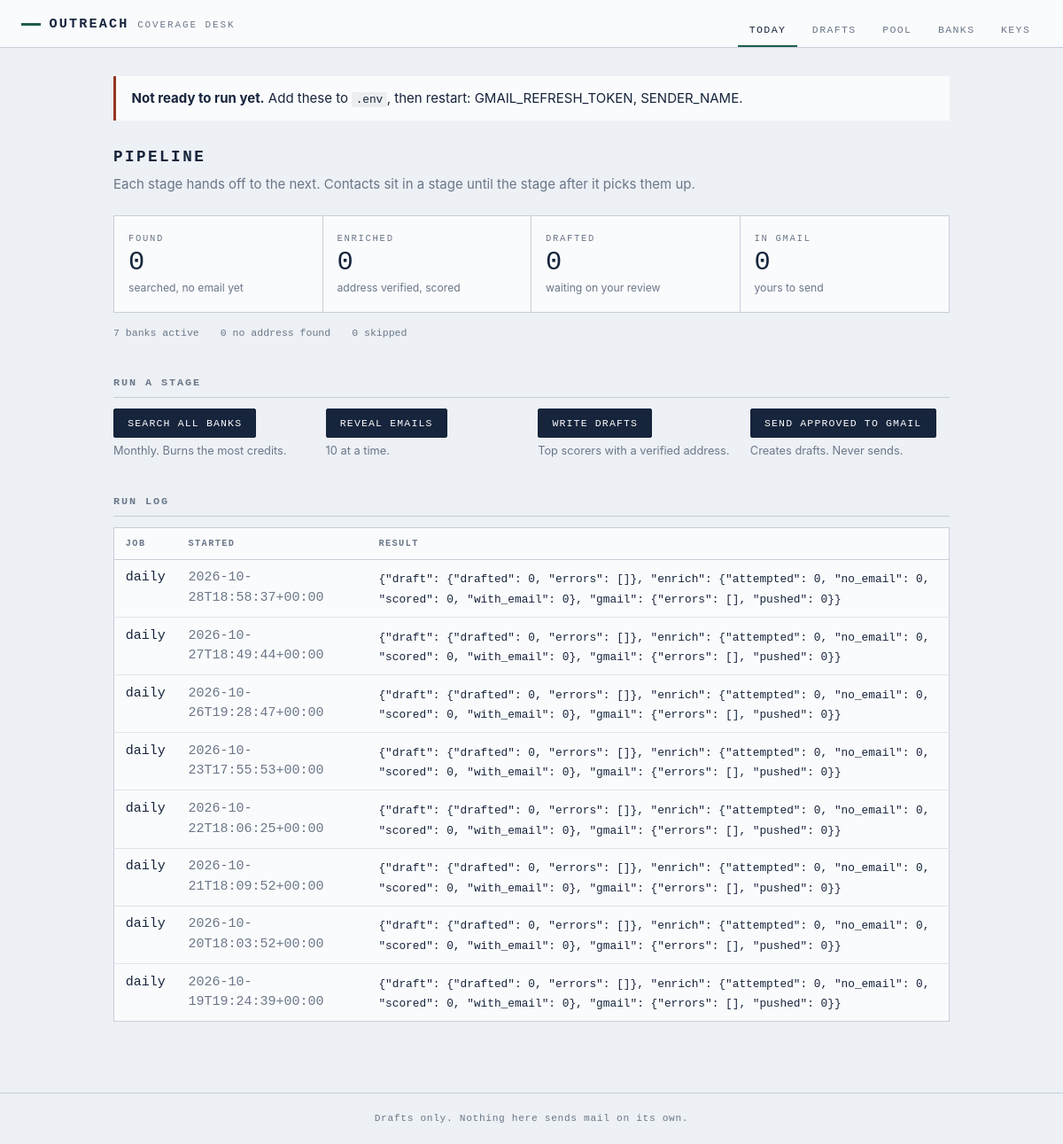
Before: / with the older database file.
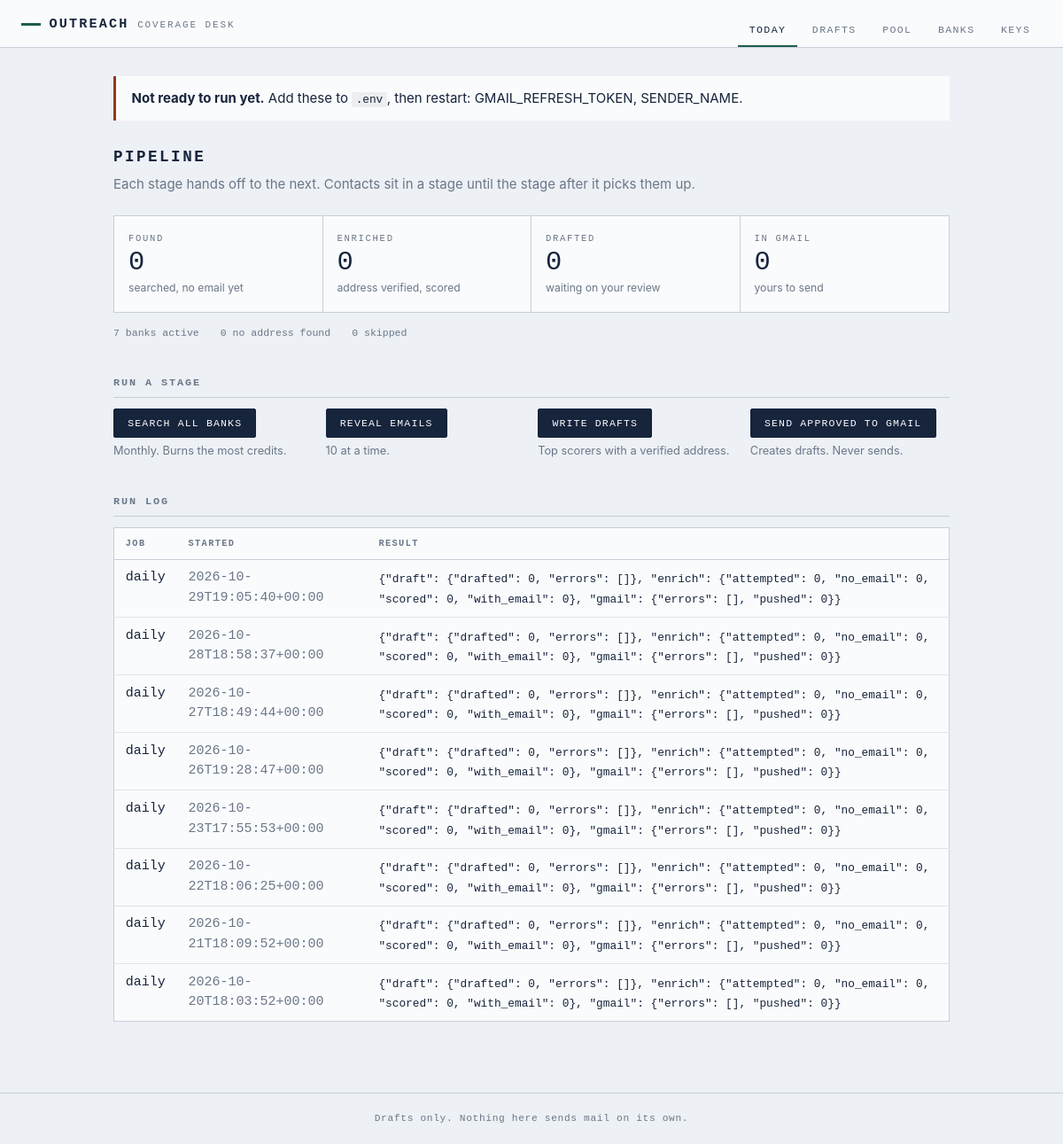
After: the same page with the newer database file.
### tables this page shows
CREATE TABLE runs (
    id          INTEGER PRIMARY KEY,
    kind        TEXT,
    started_at  TEXT,
    finished_at TEXT,
    stats       TEXT,
    error       TEXT
);

### web/app.py (the view)
@app.get("/", response_class=HTMLResponse)
def dashboard(request: Request):
    with db.session() as conn:
        counts = db.counts(conn)
        runs = [dict(r) for r in db.recent_runs(conn, 8)]
    for r in runs:
        r["stats"] = json.loads(r["stats"]) if r["stats"] else {}
    return render(request, "dashboard.html", counts=counts, runs=runs,
                  gaps=settings.missing())

### web/templates/dashboard.html
{% extends "base.html" %}
{% block content %}
{% if gaps %}
<div class="notice">
  <p><strong>Not ready to run yet.</strong> Add these to <code>.env</code>, then
  restart: {{ gaps | join(", ") }}.</p>
</div>
{% endif %}
<section class="stage-flow">
  <h1>Pipeline</h1>
  <p class="lede">Each stage hands off to the next. Contacts sit in a stage until
  the stage after it picks them up.</p>
  <ol class="stages">
    <li>
      <span class="stage-name">Found</span>
      <span class="stage-count">{{ counts.get('new', 0) }}</span>
      <span class="stage-note">searched, no email yet</span>
    </li>
    <li>
      <span class="stage-name">Enriched</span>
      <span class="stage-count">{{ counts.get('enriched', 0) }}</span>
      <span class="stage-note">address verified, scored</span>
    </li>
    <li>
      <span class="stage-name">Drafted</span>
      <span class="stage-count">{{ counts.get('drafted', 0) }}</span>
      <span class="stage-note">waiting on your review</span>
    </li>
    <li>
      <span class="stage-name">In Gmail</span>
      <span class="stage-count">{{ counts.get('queued', 0) }}</span>
      <span class="stage-note">yours to send</span>
    </li>
  </ol>
  <div class="stage-aside">
    <span>{{ counts.get('banks', 0) }} banks active</span>
    <span>{{ counts.get('no_email', 0) }} no address found</span>
    <span>{{ counts.get('skipped', 0) }} skipped</span>
  </div>
</section>
<section class="controls">
  <h2>Run a stage</h2>
  <div class="control-row">
    <form method="post" action="/run/refresh">
      <button type="submit">Search all banks</button>
      <span class="hint">Monthly. Burns the most credits.</span>
    </form>
    <form method="post" action="/run/enrich">
      <button type="submit">Reveal emails</button>
      <span class="hint">{{ cfg.enrich_batch if cfg else 10 }} at a time.</span>
    </form>
    <form method="post" action="/run/draft">
      <button type="submit">Write drafts</button>
      <span class="hint">Top scorers with a verified address.</span>
    </form>
    <form method="post" action="/run/push">
      <button type="submit">Send approved to Gmail</button>
      <span class="hint">Creates drafts. Never sends.</span>
    </form>
  </div>
</section>
<section>
  <h2>Run log</h2>
  {% if runs %}
  <table class="ledger">
    <thead>
      <tr><th>Job</th><th>Started</th><th>Result</th></tr>
    </thead>
    <tbody>
      {% for r in runs %}
      <tr>
        <td class="mono">{{ r.kind }}</td>
        <td class="mono dim">{{ r.started_at }}</td>
        <td>
          {% if r.error %}<span class="bad">{{ r.error }}</span>
          {% elif not r.finished_at %}<span class="dim">running</span>
          {% else %}<span class="mono small">{{ r.stats | tojson }}</span>{% endif %}
        </td>
      </tr>
      {% endfor %}
    </tbody>
  </table>
  {% else %}
  <p class="empty">No runs yet. Load your bank list, then search.</p>
  {% endif %}
</section>
{% endblock %}

### web/templates/base.html (shortened to what this page needs)
<!DOCTYPE html>
<html lang="en">
<head>
<link rel="stylesheet" href="/static/style.css">
</head>
<body>
<header class="masthead">
  <div class="masthead-mark">
    <span class="mark-rule"></span>
    <span class="mark-name">Outreach</span>
    <span class="mark-sub">coverage desk</span>
  </div>
  <nav>
    <a href="/" class="{{ 'on' if nav == 'dashboard' }}">Today</a>
    <a href="/drafts" class="{{ 'on' if nav == 'drafts' }}">Drafts</a>
    <a href="/contacts" class="{{ 'on' if nav == 'contacts' }}">Pool</a>
    <a href="/banks" class="{{ 'on' if nav == 'banks' }}">Banks</a>
    <a href="/settings" class="{{ 'on' if nav == 'settings' }}">Keys</a>
  </nav>
</header>
<main>
{% block content %}{% endblock %}
</main>
<footer>
  <span>Drafts only. Nothing here sends mail on its own.</span>
</footer>
</body>
</html>

### web/static/style.css (style rules this page uses)
:root { --paper: #EDF0F4; --card: #FAFBFC; --ink: #16243C; --rule: #C6CFDB; --ledger: #1E5D4B; --flag: #963622; --muted: #6A7789; --mono: ui-monospace, "SF Mono", "Cascadia Mono", Menlo, Consolas, monospace; --serif: Charter, "Bitstream Charter", "Iowan Old Style", Georgia, serif; --sans: -apple-system, BlinkMacSystemFont, "Segoe UI", Inter, system-ui, sans-serif; --gap: 1.25rem; }
* { box-sizing: border-box; }
body { margin: 0; background: var(--paper); color: var(--ink); font-family: var(--sans); font-size: 15px; line-height: 1.5; -webkit-font-smoothing: antialiased; }
main { max-width: 62rem; margin: 0 auto; padding: 2rem 1.5rem 5rem; }
.masthead { border-bottom: 1px solid var(--rule); background: var(--card); padding: 1rem 1.5rem 0; display: flex; flex-wrap: wrap; align-items: flex-end; justify-content: space-between; gap: 1rem; }
.masthead-mark { display: flex; align-items: baseline; gap: .6rem; padding-bottom: .9rem; }
.mark-rule { width: 22px; height: 3px; background: var(--ledger); align-self: center; }
.mark-name { font-family: var(--mono); font-size: .95rem; font-weight: 600; letter-spacing: .14em; text-transform: uppercase; }
.mark-sub { font-family: var(--mono); font-size: .68rem; letter-spacing: .18em; text-transform: uppercase; color: var(--muted); }
.masthead nav { display: flex; gap: .25rem; }
.masthead nav a { font-family: var(--mono); font-size: .72rem; letter-spacing: .12em; text-transform: uppercase; text-decoration: none; color: var(--muted); padding: .55rem .8rem; border-bottom: 2px solid transparent; }
.masthead nav a.on { color: var(--ink); border-bottom-color: var(--ledger); }
h1 { font-family: var(--mono); font-size: 1.1rem; font-weight: 600; letter-spacing: .14em; text-transform: uppercase; margin: 0 0 .4rem; }
h2 { font-family: var(--mono); font-size: .74rem; font-weight: 600; letter-spacing: .16em; text-transform: uppercase; color: var(--muted); margin: 2.5rem 0 .75rem; padding-bottom: .4rem; border-bottom: 1px solid var(--rule); }
.lede { color: var(--muted); max-width: 46rem; margin: 0 0 1.5rem; }
.hint { color: var(--muted); font-size: .8rem; }
.small { font-size: .8rem; }
.dim { color: var(--muted); }
.mono { font-family: var(--mono); font-variant-numeric: tabular-nums; }
code { font-family: var(--mono); font-size: .85em; background: rgba(22, 36, 60, .06); padding: .1em .35em; border-radius: 2px; }
.notice { border-left: 3px solid var(--flag); background: var(--card); padding: .85rem 1.1rem; margin-bottom: 1.75rem; }
.notice p { margin: 0; }
.stages { list-style: none; margin: 0 0 .9rem; padding: 0; display: grid; grid-template-columns: repeat(4, 1fr); border: 1px solid var(--rule); background: var(--card); }
.stages li { padding: 1.1rem 1rem; border-right: 1px solid var(--rule); display: flex; flex-direction: column; gap: .15rem; }
.stages li:last-child { border-right: 0; }
.stage-name { font-family: var(--mono); font-size: .66rem; letter-spacing: .16em; text-transform: uppercase; color: var(--muted); }
.stage-count { font-family: var(--mono); font-size: 1.9rem; font-variant-numeric: tabular-nums; line-height: 1.1; }
.stage-note { font-size: .76rem; color: var(--muted); }
.stage-aside { display: flex; flex-wrap: wrap; gap: 1.5rem; font-family: var(--mono); font-size: .72rem; color: var(--muted); }
.control-row { display: grid; gap: .9rem; grid-template-columns: repeat(auto-fit, minmax(13rem, 1fr)); }
.control-row form { display: flex; flex-direction: column; gap: .3rem; align-items: flex-start; }
button { font-family: var(--mono); font-size: .72rem; letter-spacing: .1em; text-transform: uppercase; padding: .55rem .95rem; border: 1px solid var(--ink); background: var(--ink); color: var(--card); border-radius: 2px; cursor: pointer; }
.ledger { width: 100%; border-collapse: collapse; background: var(--card); border: 1px solid var(--rule); }
.ledger th { font-family: var(--mono); font-size: .64rem; letter-spacing: .14em; text-transform: uppercase; color: var(--muted); text-align: left; padding: .6rem .8rem; border-bottom: 1px solid var(--rule); font-weight: 600; }
.ledger td { padding: .6rem .8rem; border-bottom: 1px solid rgba(198, 207, 219, .5); vertical-align: top; }
.ledger tbody tr:last-child td { border-bottom: 0; }
footer { border-top: 1px solid var(--rule); padding: 1.25rem 1.5rem; font-family: var(--mono); font-size: .7rem; letter-spacing: .06em; color: var(--muted); text-align: center; }

Changed rows visible on the page:
no longer on this page (row unchanged): runs: kind "daily", started_at "2026-10-19T19:24:39+00:00", stats|tojson "{\"draft\": {\"drafted\": 0, \"errors\": []}, \"enrich\": {\"attempted\": 0, \"no_email\": 0, \"scored\": 0, \"with_email\": 0}, \"gmail\": {\"errors\": [], \"pushed\": 0}}"
added runs: kind "daily", started_at "2026-10-29T19:05:40+00:00", stats|tojson "{\"draft\": {\"drafted\": 0, \"errors\": []}, \"enrich\": {\"attempted\": 0, \"no_email\": 0, \"scored\": 0, \"with_email\": 0}, \"gmail\": {\"errors\": [], \"pushed\": 0}}"
